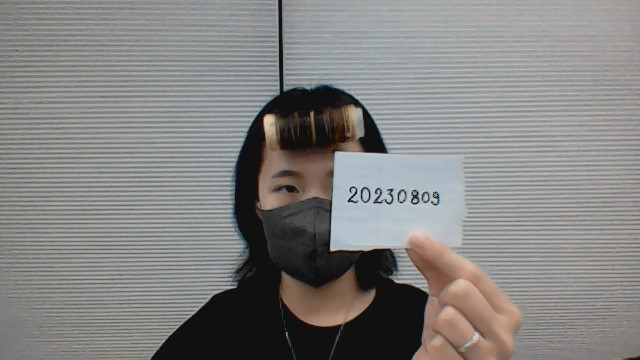
#> input picture tesseract/images/test4.jpg, 640 x 360 px, found by its file name
$ jupyter execute --allow-errors tesseract_OCR.ipynb   (text cells are left out)
#> lines starting #> are read from the running program, lines starting #| are printed output that depends on the picture; after the words box and inside, x2 and y2 are one past the last pixel; in counts of white or black regions, pixels touching at a corner belong together
[cell 1]
from imutils.perspective import four_point_transform
import matplotlib.pyplot as plt
import pytesseract
import imutils
import cv2
import re
import requests
import numpy as np

[cell 2]
## 0.이미지 불러오기
path = r"C:\Users\Playdata\Desktop\jjj_project\tesseract\images\test4.jpg"
image = cv2.imread(path)
#> image is the input picture: shape (360, 640, 3); mean B, G, R 129.4, 131.1, 131.9
## 1.이미지 RGB로 바꾸기 (tesseract 전에 이미지 전처리 시, 필요)
rgb_image = cv2.cvtColor(image, cv2.COLOR_BGR2RGB)

## 3. tesseract 실행
config = r'--psm 6 digits'  # 숫자만 찾는 모드
#> (the rest of this cell did not finish here and is left out)

[cell 3]
# conda install -c conda-forge imutils
# !pip install imutils

[cell 4]
#### plt_imshow ####
def plt_imshow(title='image', img=None, figsize=(8 ,5)):
    '''
    title - 이미지 제목. default=image.여러 이미지 표시 경우 제목 목록 전달 가능
    img - 이미지 또는 이미지 목록. 단일 이미지 또는 여러 이미지 처리 가능
    figsize - 이미지 표시 크기를 결정하는 숫자 쌍. default=(8,5)
    '''
    plt.figure(figsize=figsize)

    ## img가 이미지 목록인 경우
    if type(img) == list:
        if type(title) == list: titles = title  # title 목록 지정
        else: # title 목록 생성
            titles = []
            for i in range(len(img)):
                titles.append(title)

        # 모든 이미지 rgb 변환
        for i in range(len(img)):
            if len(img[i].shape) <= 2:
                rgbImg = cv2.cvtColor(img[i], cv2.COLOR_GRAY2RGB)
            else:
                rgbImg = cv2.cvtColor(img[i], cv2.COLOR_BGR2RGB)

            plt.subplot(1, len(img), i + 1), plt.imshow(rgbImg)
            plt.title(titles[i])
            plt.xticks([]), plt.yticks([])

        plt.show()

    ## img가 단일 이미지인 경우
    else:  # rgb 변환
        if len(img.shape) < 3: rgbImg = cv2.cvtColor(img, cv2.COLOR_GRAY2RGB)
        else: rgbImg = cv2.cvtColor(img, cv2.COLOR_BGR2RGB)

        plt.imshow(rgbImg)
        plt.title(title)
        plt.xticks([]), plt.yticks([])
        plt.show()

[cell 5]
plt_imshow('2019024484', image)

[cell 6]
image_copy = image.copy()  # 기존 이미지 copy
image_copy = imutils.resize(image_copy, width=500)  # 이미지 폭을 500픽셀로 조정
ratio = image.shape[1] / float(image_copy.shape[1])  # 비율 계산
#> ratio = 1.28

# 이미지를 grayscale로 변환하고 blur를 적용
# >> 모서리를 찾기 위한 이미지 연산
gray = cv2.cvtColor(image_copy, cv2.COLOR_BGR2GRAY)
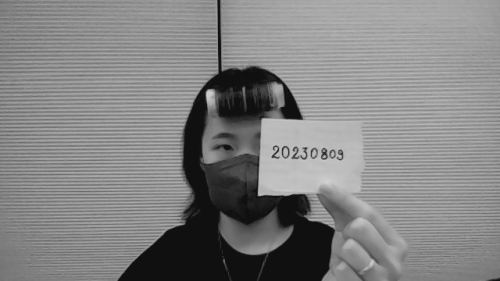
#> gray: shape (281, 500); min 10, max 209, mean 131.1
blurred = cv2.GaussianBlur(gray, (5, 5,), 0)
edged = cv2.Canny(blurred, 75, 200)  # Canny():모서리 감지
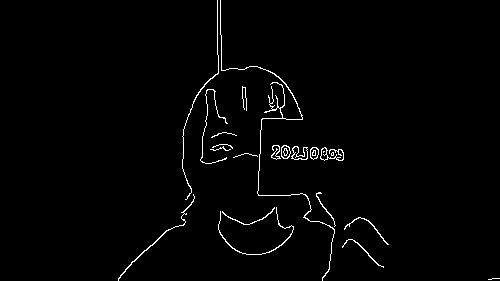
#> edged: shape (281, 500); 1.6% white in thin lines or dots, all inside (x1, y1, x2, y2) = (118, 0, 500, 281)

# 모서리 찾는 과정 확인
plt_imshow(['gray', 'blurred', 'edged'], [gray, blurred, edged])
#> call 2 of plt_imshow, with figsize = (8, 5)
#> the loop in plt_imshow (call 2), `for i in range(len(img)):` made 3 passes
#> in plt_imshow (call 2), `plt.show()`:
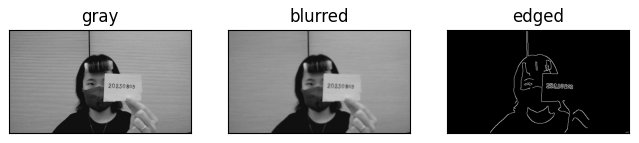
#> figure drawn by matplotlib, 3 panels

[cell 7]
#### contours를 찾아 크기순으로 정렬
# 1. findContours() : edged 이미지(복사본)의 윤곽을 찾음
#    RETR_EXTERNAL : 가장 외부 윤곽만 검색
#    CHAIN_APPROX_SIMPLE : 윤곽점 줄임 >> 수직 및 수평 윤곽만 저장하며, 불필요한 정보 제거
# 2. imutils.grab_contours() : 윤곽 정보 추출
# 3. sorted() & cv2.contourArea : 윤곽 목록 내림차순 정렬 >> 가장 큰 영역의 윤곽이 목록의 첫번째 요소가 됨
cnts = cv2.findContours(edged.copy(), cv2.RETR_EXTERNAL, cv2.CHAIN_APPROX_SIMPLE)
#> cnts = 21 contours, 9 with area under 20; largest, box (x1, y1, x2, y2) and area: (291, 146, 308, 160) 124, (281, 145, 291, 159) 98, (220, 0, 335, 281) 82, (320, 147, 344, 161) 82, (310, 147, 319, 160) 80
cnts = imutils.grab_contours(cnts)
cnts = sorted(cnts, key=cv2.contourArea, reverse=True)


receiptCnt = None

# 정렬된 contours를 반복문으로 수행하며 4개의 꼭지점을 갖는 도형을 검출
for c in cnts:
    peri = cv2.arcLength(c, True)  # 각 윤곽 둘레 계산(True-닫힌 도형)
    approx = cv2.approxPolyDP(c, 0.02 * peri, True)  # 윤곽을 근사(원래의 윤곽 간략화, 불필요한 정점 제거)
             # 0.02*peri = 근사 정확도 결정(작을수록 원래의 윤곽에 가까워짐, 클수록 단순한 도형), True-닫힌 도형

    # contours가 크기순으로 정렬되어 있기 때문에 제일 첫번째 사각형을 영수증 영역으로 판단하고 break
    if len(approx) == 4:
        receiptCnt = approx # 영수증의 윤곽 정보 저장
        break
#> this loop made 17 passes
#> (peri, receiptCnt) on pass 17: (56.63, [[211, 137], [222, 132], [236, 135], [222, 132]])
#> peri on passes 1 to 6: 81.36, 38.14, 1189.2, 158.1, 34.73, 271.9


# 만약 추출한 윤곽이 없을 경우 오류
if receiptCnt is None:
    raise Exception(("Could not find receipt outline."))

output = image.copy() # 이미지 복사본에 녹색 선 그리기
cv2.drawContours(output, [receiptCnt], -1, (0, 255, 0), 2)
#> output: shape (360, 640, 3); 0.03% of pixels changed, all inside (x1, y1, x2, y2) = (210, 131, 238, 139)
# output에 윤곽 정보 전달
# -1(그리고자 하는 윤곽선 인덱스/-1은 모든 윤곽을 그림) 녹색(0,255,0)&두께 2픽셀 설정하고 그리기
plt_imshow("Receipt Outline", output)

[cell 8]
#### 0. Color -> Grayscale
gray_image = cv2.cvtColor(image, cv2.COLOR_BGR2GRAY)

plt_imshow('GRAYSCALE', gray_image)

[cell 9]
#### 0-2. Grayscale -> Binary
## cv2.THRESH_OTSU : 자동으로 최적 임계값 선택
bin_image = cv2.threshold(gray_image, 0, 255, cv2.THRESH_BINARY + cv2.THRESH_OTSU)[1]
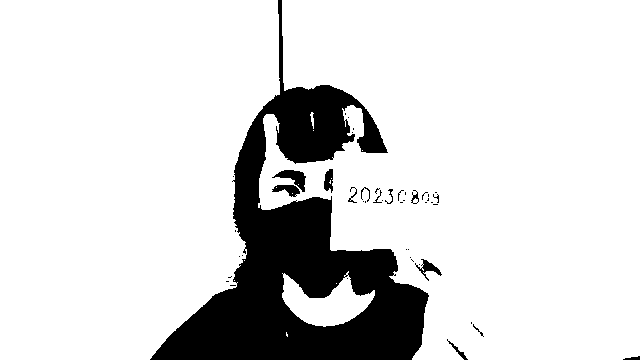
#> bin_image: shape (360, 640); 85.1% white; 47 black regions (34 under 20 px), largest, box (x1, y1, x2, y2) and area: (150, 0, 429, 360) 33054, (272, 170, 306, 192) 309, (272, 185, 300, 197) 192

## 임계값 조절
# # 1.OTSU 임계값 찾음
# otsu_threshold, _ = cv2.threshold(gray_image, 0, 255, cv2.THRESH_BINARY + cv2.THRESH_OTSU)
# # 2.원하는 만큼 OTSU 임계값에서 빼 줌
# custom_threshold = otsu_threshold + 55  # 원하는 값을 조정해 설정
# # 3.수정된 임계값 사용해 이진화 이미지 생성
# bin_image = cv2.threshold(gray_image, int(custom_threshold), 255, cv2.THRESH_BINARY)[1]

plt_imshow('BINARY', bin_image)

[cell 10]
#### 1. 노이즈 제거
rm_noise = cv2.medianBlur(gray_image, ksize=3)

plt_imshow('REMOVE_NOISE', rm_noise)

[cell 11]
#### 2. Morphology 변환
kernel = np.ones((3,3), np.uint8)

# dilation = cv2.dilate(rm_noise, kernel, iterations=1)  # 팽창: 객체 외곽 픽셀 주변에 1(흰색) 추가
# erosion = cv2.erode(rm_noise, kernel, iterations=1)  # 침식: 객체 외곽 픽셀 주변에 0(검은색) 추가
open_ = cv2.morphologyEx(rm_noise, cv2.MORPH_OPEN, kernel)  # 침식 > 팽창: 이미지 상의 작은 잡티, 물체 등 제거 효과
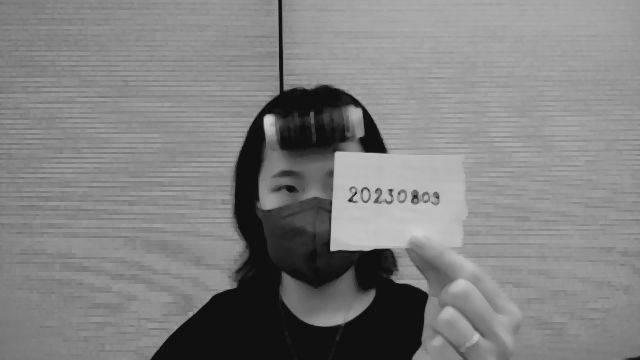
#> open_: shape (360, 640); min 13, max 207, mean 128.3
# close_ = cv2.morphologyEx(rm_noise, cv2.MORPH_CLOSE, kernel)  # 팽창 > 침식: 전체적인 윤곽을 뚜렷하게 보이는 효과

#> (the rest of this cell did not finish here and is left out)

[cell 12]
## 3. 대비 조절
def change_contrast(img, alpha=0.0):
    '''
    명암비(contrast)를 변환하는 함수
    [parameter]
        img: ndarray - 명암비를 조절할 대상 이미지
        alpha: float -  대비 조절 비율값. 기본: 0.0(원본) - 양수: 명암비를 높인다. 음수 - 명암비를 낮춘다.
    [return]
        ndarray - 명암비가 변환된 이미지
    '''
#> called with alpha = 1
    return np.clip((1.0 + alpha) * img - 128 * alpha, 0, 255).astype('uint8')
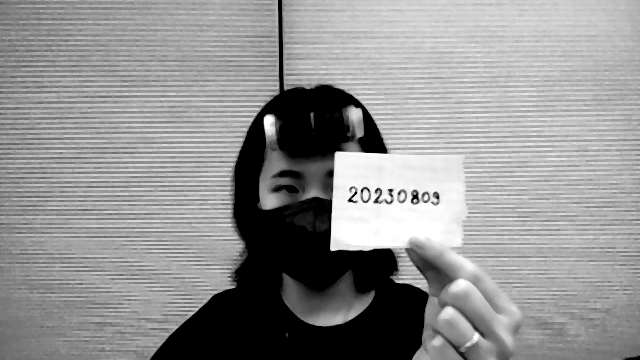
#> returned value: shape (360, 640); min 0, max 255, mean 145.9

contrast = change_contrast(rm_noise, 1)
plt_imshow('contrast', contrast)

[cell 13]
config = '--psm 6 outputbase digits'  # 숫자만 찾는 모드
pytesseract.image_to_string(contrast, config=config)
#> (this line was passed over: pytesseract is not available in this run)
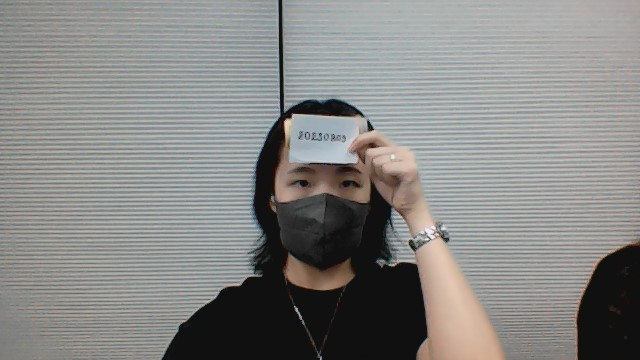
#> input picture tesseract/images/test6.jpg, 640 x 360 px, given in place of the camera
#> further down, frame is the input picture: shape (360, 640, 3); mean B, G, R 132.8, 134.6, 134.9
#> `processed_frame = cv2.cvtColor(frame, cv2.COLOR_BGR2GRAY)`:
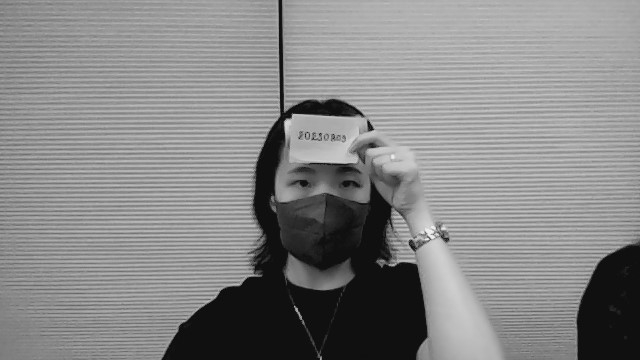
#> processed_frame: shape (360, 640); min 2, max 244, mean 134.5

[cell 14]
# 숫자만 출력
re.findall("\d+", '?2039.39')

#> (a cell that did not finish here is left out)

#> (a cell that did not finish here is left out)

[cell 17]
## 웹캠 연동
cap = cv2.VideoCapture(0)

#> (the rest of this cell did not finish here and is left out)

#> call 2 of change_contrast, with alpha = 1
#> in change_contrast (call 2), `return np.clip((1.0 + alpha) * img - 128 * alpha, 0, 255).astype('uint..`:
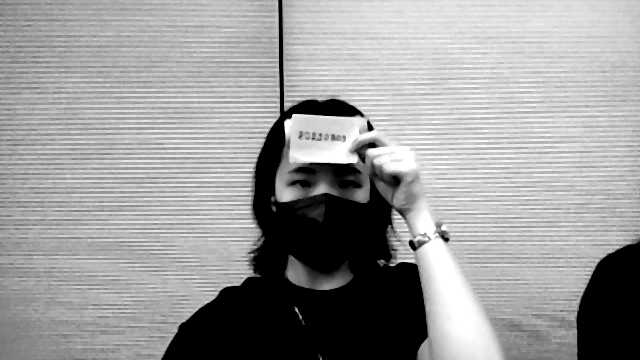
#> returned value: shape (360, 640); min 0, max 255, mean 155.1

    # OCR 실행
    config = '--psm 6 outputbase digits'  # 숫자만 찾는 모드
    ocr_result = pytesseract.image_to_string(processed_frame, config=config)


    ############## 영역 추출 ##############
    ocr_result = re.findall("\d+", ocr_result)
    if ocr_result:
        for num in ocr_result:
            if len(num) == 4: text='worker id: ' + num  # 읽은 숫자의 길이가 4일 경우에만 출력
            else: text = 'no read'
    else: text = 'no read'
    ######################################


    # 인식된 텍스트를 화면에 출력
    font = cv2.FONT_HERSHEY_SIMPLEX
    frame_with_text = cv2.putText(frame, text, (10, 50), font, 1, (0, 255, 0), 2, cv2.LINE_AA)


    # 화면에 출력
    cv2.imshow('frame', frame_with_text)

    if cv2.waitKey(1) == 27: # esc
        break

cv2.destroyAllWindows()
cap.release()
